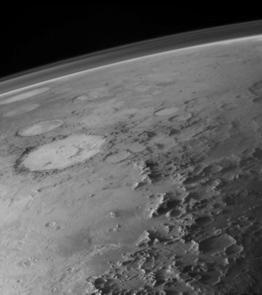
%> input picture Matlab/MarsG.jpg, 262 x 295 px
$ octave lab4.m   (GNU Octave 9; MATLAB toolbox functions it lacks are replaced by stand-ins)
%> lines starting %> are read from the running program, lines starting %| are printed output that depends on the picture
### Matlab/log_edge.m
function [E,F,G] = log_edge(I,N,t)
% inputs : I - image, N - size of filter
% outputs: E - edge image, F - filter
if (nargin<2)
  N=5;
end
% force I to be a NxN real number array, and create the laplacian of gaussians filter. Note that F sums to zero has has total energy = 1.
I=double(I(:,:,1));
if (N<=3)
  F=[0 1 0; 1 -4 1; 0 1 0]/8;
else
  F = fspecial('log',N,floor((N-1)/3)/2);
end
% 1. Create and emtpy array E and and an array G containing the filtered image.
E = zeros(size(I));
G = conv2(I,F,'same');

% % TO PREVENT THE THRESHOLD GOING TOO LOW FOR SMALL FILTER SIZES 3,5,7,9 etc
% threshK=max(1,-0.5*N+7.5); % multiply threshold by this factor
% % 2. compute threshold t (0.75*mean(G)) of the LoG image stored in G (and multiply by threshK)
% t = 0.75*mean(G(:))*threshK;

% 3. identify the zero crossing points
[r, c] = size(I);
for i= 2:r-1
    for j = 2:c-1
        if I(i,j-1)>0
% 4. preserve those zero crossing points where the sum of the magnitudes of G accross the zero crossing is > t
           res = abs(j+(j-1));
          if res>t
           E(i,j) = res;
          end
       end

       if I(i-1,j)>0
           res = abs(j+(j-1));
           if res>t
           E(i,j) = res;
           end
       end

       if I(i,j+1)>0
           res = abs(j-(j-1));
           if res>t
           E(i,j) = res;
           end
       end

       if I(i+1,j)>0
           res = abs(j+(j-1));
           if res>t
           E(i,j) = res;
           end
       end


    end
end
return

### Matlab/lab4.m
clc
clear all
close all

I = double(imread('MarsG.jpg'))/255;
%> I: size 295x262 double; min 0, max 0.761, mean 0.363
% 13x13 filter
% seg=1,thresh=0.05
[E,B,G] = log_edge(I,7,0.05);
%> in log_edge, `G = conv2(I,F,'same');`:
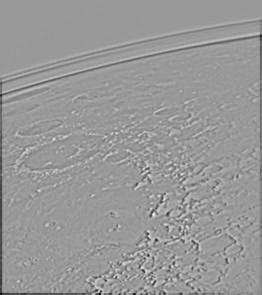
%> G: size 295x262 double; min -0.256, max 0.169, mean -0.00165; drawn with min black and max white
%> after the loop in log_edge, `for i= 2:r-1`:
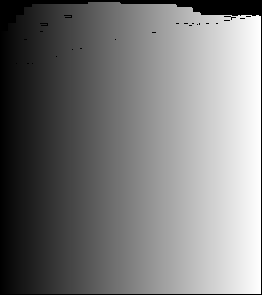
%> E: size 295x262 double; min 0, max 521, mean 250.7; drawn with min black and max white
%> after the loop in log_edge, `for i= 2:r-1`: res = 521
%> B = [0.000481 0.0028 0.00875 0.0125 0.00875 0.0028 0.000481; 0.0028 0.0177 0.0394 0.0433 0.0394 0.0177 0.0028; 0.00875 0.0394 0.000167 -0.0964 0.000167 0.0394 0.00875; 0.0125 0.0433 -0.0964 -0.318 -0.0964 0.0433 0.0125; 0.00875 0.0394 0.000167 -0.0964 0.000167 0.0394 0.00875; 0.0028 0.0177 0.0394 0.0433 0.0394 0.0177 0.0028; 0.000481 0.0028 0.00875 0.0125 0.00875 0.0028 0.000481]
figure()
imshow(G*255)
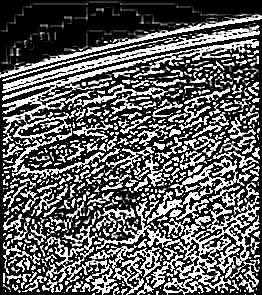
%> displayed picture: size 295x262, on the screen's scale of 0 to 255; min 0, max 255, mean 94.6

% seg=2,thresh=0.05
[E,B,G] = log_edge(I,13,0.05);
%> call 2 of log_edge, with N = 13, t = 0.05
%> in log_edge (call 2), `G = conv2(I,F,'same');`:
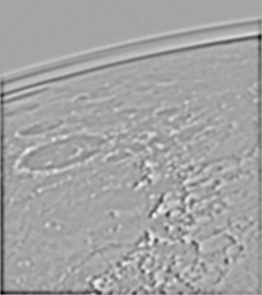
%> G: size 295x262 double; min -0.071, max 0.0386, mean -0.000761; drawn with min black and max white
figure()
imshow(G*255)
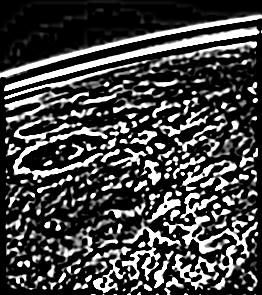
%> displayed picture: size 295x262, on the screen's scale of 0 to 255; min 0, max 255, mean 69.1

% seg=1,thresh=0.4
[E,B,G] = log_edge(I,7,0.4);
figure()
imshow(G*255)


% [11 lines of commented-out code are left out]

$ run again, with Matlab/Penguin.JPG copied over Matlab/MarsG.jpg
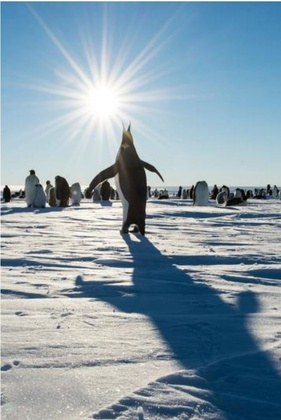
%> input picture Matlab/Penguin.JPG, 281 x 420 px, shrunk from 643 x 960 before the run
%> after the loop in log_edge, `for i= 2:r-1`:
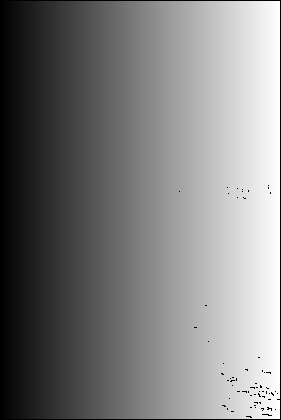
%> E: size 420x281 double; min 0, max 559, mean 276.9; drawn with min black and max white
%> after the loop in log_edge, `for i= 2:r-1`: res = 559
%> B = [0.000481 0.0028 0.00875 0.0125 0.00875 0.0028 0.000481; 0.0028 0.0177 0.0394 0.0433 0.0394 0.0177 0.0028; 0.00875 0.0394 0.000167 -0.0964 0.000167 0.0394 0.00875; 0.0125 0.0433 -0.0964 -0.318 -0.0964 0.0433 0.0125; 0.00875 0.0394 0.000167 -0.0964 0.000167 0.0394 0.00875; 0.0028 0.0177 0.0394 0.0433 0.0394 0.0177 0.0028; 0.000481 0.0028 0.00875 0.0125 0.00875 0.0028 0.000481]
%> `imshow(G*255)`:
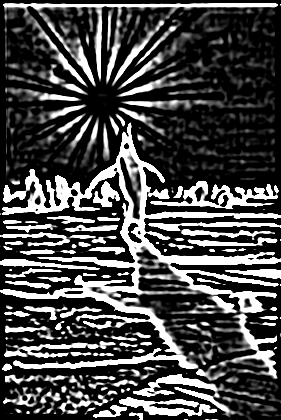
%> displayed picture: size 420x281, on the screen's scale of 0 to 255; min 0, max 255, mean 73.9

$ run again, with Matlab/1.PNG saved as Matlab/MarsG.jpg
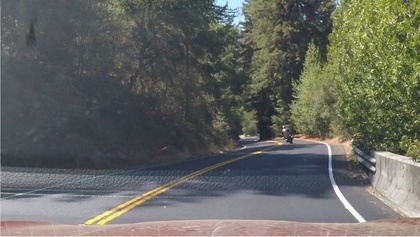
%> input picture Matlab/1.PNG, 420 x 237 px, shrunk from 1279 x 721 before the run
%> after the loop in log_edge, `for i= 2:r-1`:
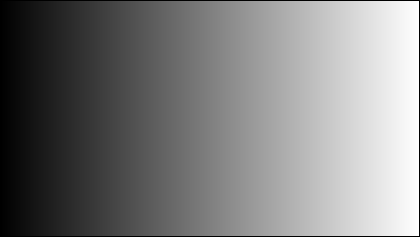
%> E: size 237x420 double; min 0, max 837, mean 414.5; drawn with min black and max white
%> after the loop in log_edge, `for i= 2:r-1`: res = 837
%> B = [0.000481 0.0028 0.00875 0.0125 0.00875 0.0028 0.000481; 0.0028 0.0177 0.0394 0.0433 0.0394 0.0177 0.0028; 0.00875 0.0394 0.000167 -0.0964 0.000167 0.0394 0.00875; 0.0125 0.0433 -0.0964 -0.318 -0.0964 0.0433 0.0125; 0.00875 0.0394 0.000167 -0.0964 0.000167 0.0394 0.00875; 0.0028 0.0177 0.0394 0.0433 0.0394 0.0177 0.0028; 0.000481 0.0028 0.00875 0.0125 0.00875 0.0028 0.000481]
%> `imshow(G*255)`:
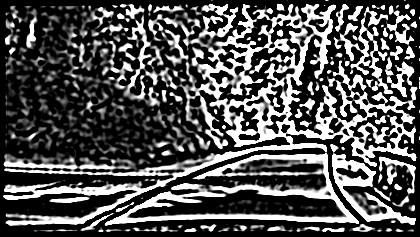
%> displayed picture: size 237x420, on the screen's scale of 0 to 255; min 0, max 255, mean 82.8
